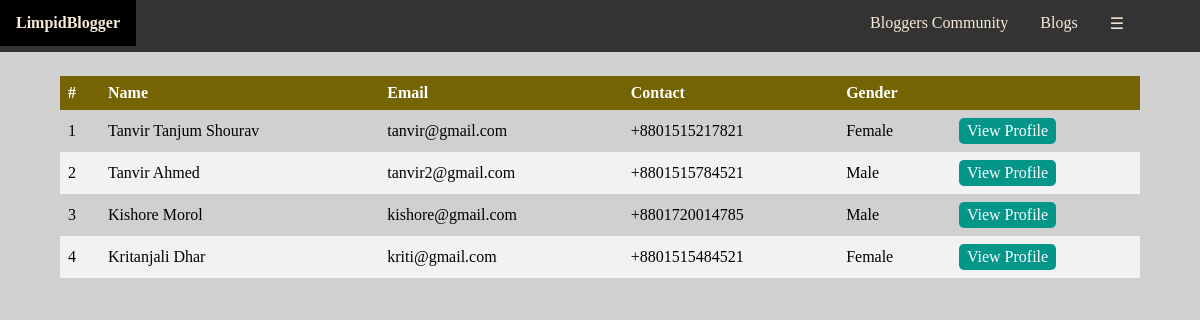
Screenshot of /views/Common/Community.php (signed in) with the database file from the repository.
### tables this page shows
CREATE TABLE `bloggers` (
  `id` int(11) NOT NULL,
  `name` varchar(255) NOT NULL,
  `contact` varchar(255) NOT NULL,
  `blood_group` varchar(255) NOT NULL,
  `gender` varchar(255) NOT NULL,
  `birth_date` date NOT NULL,
  `login_id` int(11) NOT NULL
);

### models/DBC.php (called while the page is built, shortened)
<?php
$serverName="localhost";
$userName="root";
$password="";
$dbName="limpidbloggers_db";
function get($query)
{
	$data=array();
	global $serverName,$userName,$password,$dbName;
	try
	{
		$conn=mysqli_connect($serverName,$userName,$password,$dbName);
		$result=mysqli_query($conn,$query);
		if(mysqli_num_rows($result) > 0)
		{
			while($row=mysqli_fetch_assoc($result))
			{
				$entity=array();
				foreach($row as $k=>$v)
				{
					$entity[$k]=$row[$k];
				}
				$data[]=$entity;
			}
		}
		return $data;
	}
	catch (Exception $e)
	{
		throw $e->getMessage();
		return $data;
		mysqli_close($conn);
	}
}
?>

### models/LoginModel.php (called while the page is built, shortened)
<?php
require_once 'DBC.php';
function getBloggersByRegistarationStatus($data)
{
	$result = null;
	try
	{
		$query = "SELECT logins.*, bloggers.id AS blogger_id, bloggers.name, bloggers.gender, bloggers.contact FROM `logins` ";
		$query .= "INNER JOIN `bloggers` ON logins.id = bloggers.login_id ";
		$query .= "WHERE logins.usertype_id = 3 AND logins.regstatus_id = $data;";
		$result=get($query);
		if($result != null)
		{
			return $result;
		}
		else
		{
			return $result;
		}
	}
	catch(Exception $e)
	{
		throw $e->getMessage();
		return $result;
	}
}
?>

### controllers/CommunityController.php (the view, shortened to what this page needs)
<?php
require_once '../../models/LoginModel.php';
function loadActiveBloggers()
{
    $bloggers = getBloggersByRegistarationStatus(3);
    $content = "";
    $Sl = 1;
    if(sizeof($bloggers) > 0 && $bloggers != null)
    {
        foreach($bloggers as $data)
        {
            $content .= '<tr>';
            $content .=        '<td>'.$Sl.'</td>';
            $content .=        '<td>'.$data["name"].'</td>';
            $content .=        '<td>'.$data["email"].'</td>';
            $content .=        '<td>'.$data["contact"].'</td>';
            $content .=        '<td>'.$data["gender"].'</td>';
            $content .=        '<td align="middle"><a class="linkBtn1" href="https://localhost/LimpidBloggers/views/Blogger/BloggerProfile.php?id='.$data["blogger_id"].'">View Profile</a></td>';
            $content .='</tr>';
            $Sl += 1;
        }
    }
    else
    {
        $content .= '<tr><td colspan="6" align="middle"><h2 class="error2">NO BLOGGERS FOUND.</h2></td></tr>';
    }
    echo $content;
}
?>

### assets/css/navigationbar.css (style rules this page uses)
body { margin:0; }

### assets/css/buttons.css (style rules this page uses)
.linkBtn1:link, .linkBtn1:visited { background-color: #05968a; color: white; padding: 4px 8px; text-align: center; text-decoration: none; display: inline-block; border-radius: 5px; }

### assets/css/tables.css (style rules this page uses)
.table1 th, .table1 td { text-align: left; padding: 8px; }
.table1 tr:nth-child(even) { background-color: #f2f2f2 }

### rows the page displays
bloggers: name "Tanvir Tanjum Shourav", login.email "tanvir@gmail.com", contact "+8801515217821", gender "Female"
bloggers: name "Tanvir Ahmed", login.email "tanvir2@gmail.com", contact "+8801515784521", gender "Male"
bloggers: name "Kishore Morol", login.email "kishore@gmail.com", contact "+8801720014785", gender "Male"
bloggers: name "Kritanjali Dhar", login.email "kriti@gmail.com", contact "+8801515484521", gender "Female"
